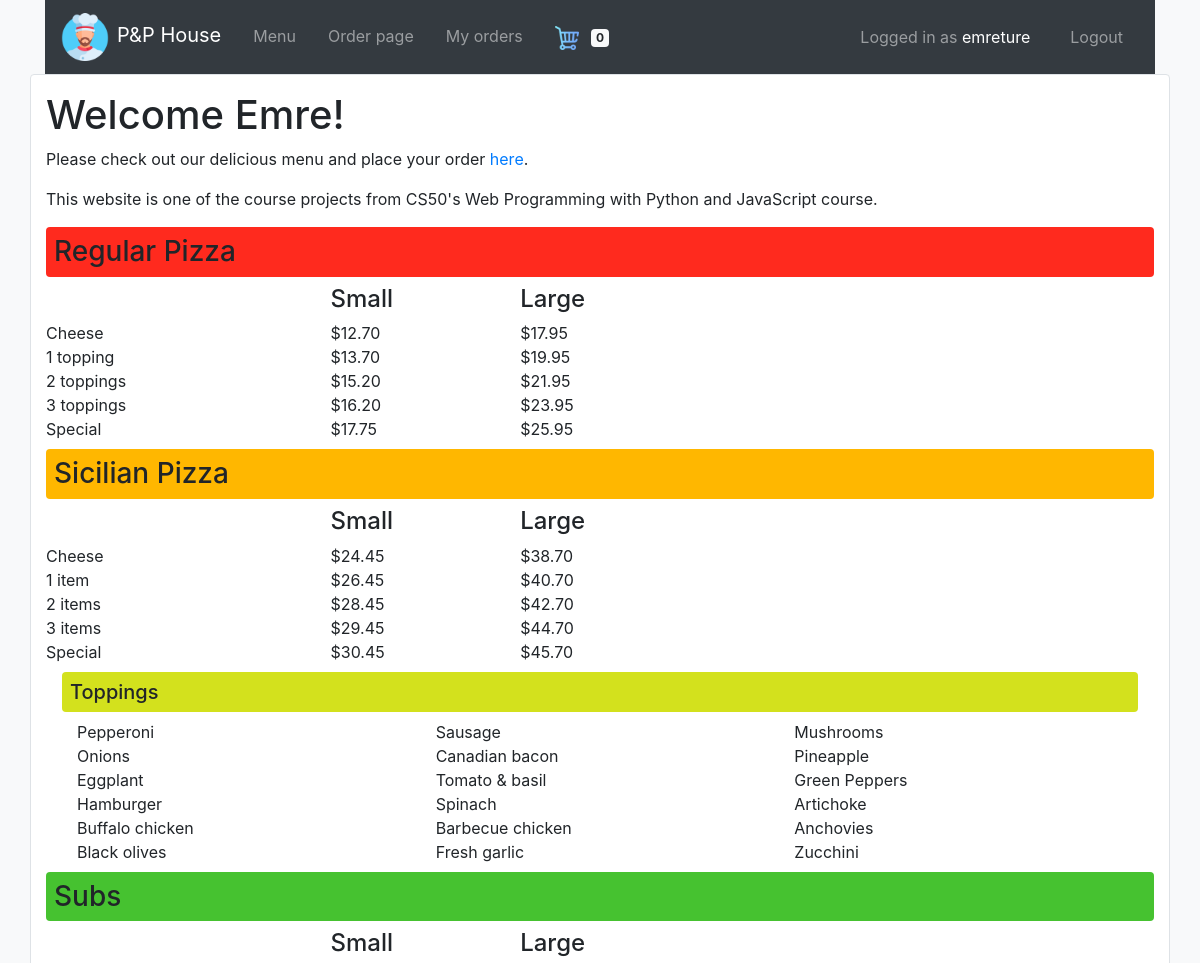
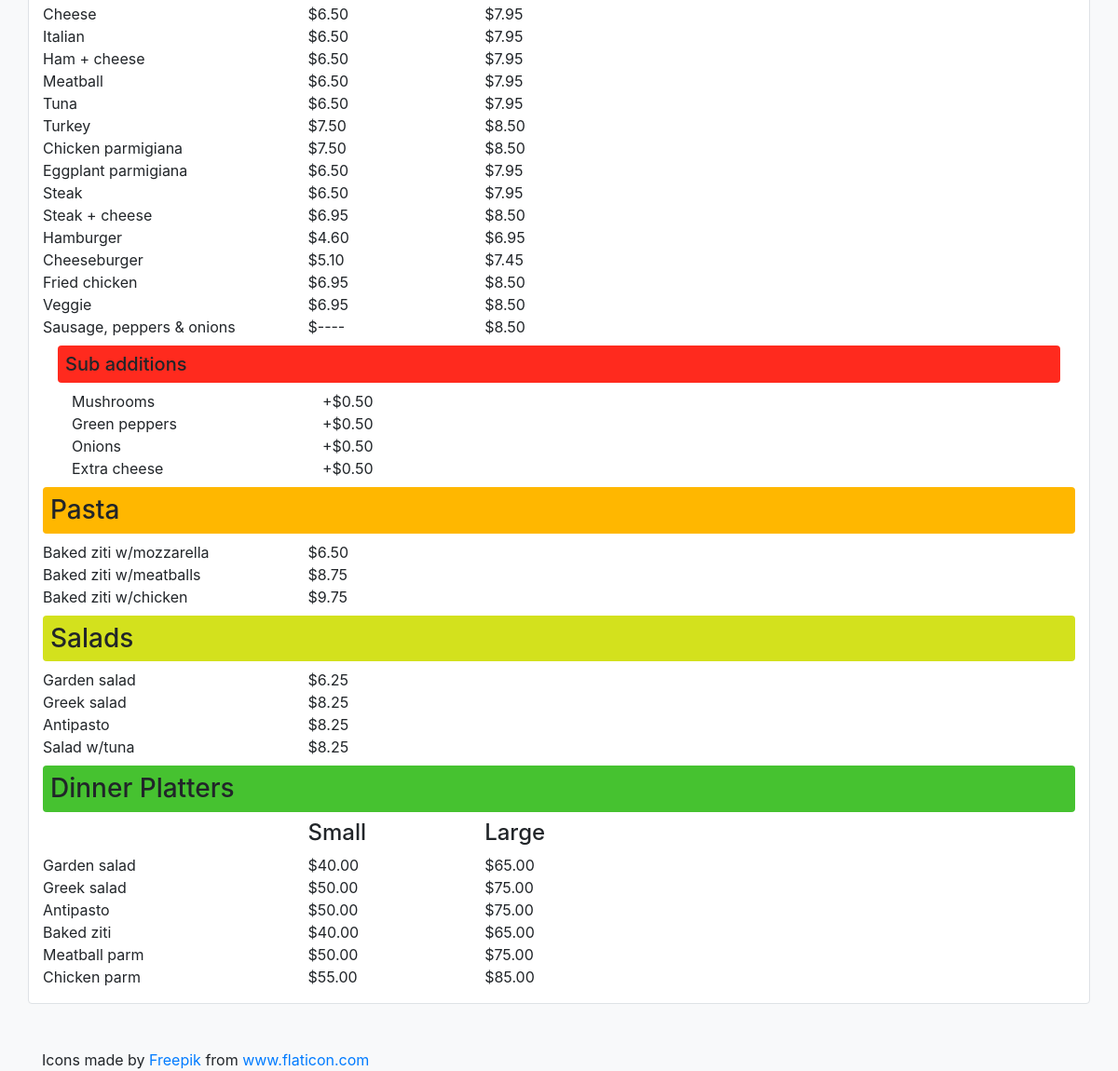
Screenshot of / (signed in) with the database file from the repository (2 pictures, top to bottom).
### orders/models.py (models this page shows, shortened)
class Topping(models.Model):
    name = models.CharField(max_length=64)

class Meal(models.Model):
    name = models.CharField(max_length=64)
    meal_type = models.ForeignKey(MealType, on_delete=models.DO_NOTHING, related_name="types")

class SubAddition(models.Model):
    name = models.CharField(max_length=64)
    price = models.FloatField()

### orders/views.py (the view)
# urls.py: path("", views.index, name="index"),
def index(request):
    regular_pizzas = menu_to_dict(MenuItem.objects.filter(meal__meal_type__name="Regular Pizza").values("meal__name", "meal_size__name", "price"))
    sicilian_pizzas = menu_to_dict(MenuItem.objects.filter(meal__meal_type__name="Sicilian Pizza").values("meal__name", "meal_size__name", "price"))
    toppings = Topping.objects.values("name")
    subs = menu_to_dict(MenuItem.objects.filter(meal__meal_type__name="Sub").values("meal__name", "meal_size__name", "price"))
    sub_additions = SubAddition.objects.values("name", "price")
    pastas = MenuItem.objects.filter(meal__meal_type__name="Pasta").values("meal__name", "price")
    salads = MenuItem.objects.filter(meal__meal_type__name="Salad").values("meal__name", "price")
    dinner_platters = menu_to_dict(MenuItem.objects.filter(meal__meal_type__name="Dinner Platter").values("meal__name", "meal_size__name", "price"))
    context = {
        "regular_pizzas": regular_pizzas,
        "sicilian_pizzas": sicilian_pizzas,
        "toppings": toppings,
        "subs": subs,
        "sub_additions": sub_additions,
        "pastas": pastas,
        "salads": salads,
        "dinner_platters": dinner_platters
    }
    if request.user.is_authenticated:
        context["cart_items_count"] = Cart.objects.filter(user=request.user).count()
    return render(request, "orders/index.html", context)

### orders/utils.py (called while the page is built)
def menu_to_dict(items):
    d = dict()
    for i in items:
        meal_name = i['meal__name']
        if meal_name not in d:
            d[meal_name] = dict()
        size = i['meal_size__name']
        price = i['price']
        d[meal_name][size] = price
    return d

### orders/templates/orders/index.html (shortened to what this page needs)
{% extends "orders/base.html" %}
{% block body %}
<div class="container bg-white py-3 mb-5 border rounded">
  {% if request.user.is_authenticated %}
  <h1>Welcome {{ request.user.first_name }}!</h1>
  <p>Please check out our delicious menu and place your order <a href="{% url 'orders:order' %}">here</a>.</p>
  {% else %}
  <h1>Welcome Guest!</h1>
  <p>Please check out our delicious menu and <a href="{% url 'users:login' %}">login</a> to place your order.</p>
  {% endif %}
  <p>This website is one of the course projects from CS50's Web Programming with Python and JavaScript course.</p>
  <h3 class="meal-type-regular-pizza py-2 pl-2 my-2 rounded">Regular Pizza</h3>
  <div class="row">
    <div class="col-sm-3">
      <h4>&nbsp;</h4>
    </div>
    <div class="col-sm-2">
      <h4>Small</h4>
    </div>
    <div class="col-sm-2">
      <h4>Large</h4>
    </div>
  </div>
  {% for key, values in regular_pizzas.items %}
  <div class="row">
    <div class="col-sm-3">
      {{ key }}
    </div>
    <div class="col-sm-2">
      ${{ values.Small|floatformat:2|default:"----" }}
    </div>
    <div class="col-sm-2">
      ${{ values.Large|floatformat:2|default:"----" }}
    </div>
  </div>
  {% endfor %}
  <h3 class="meal-type-sicilian-pizza py-2 pl-2 my-2 rounded">Sicilian Pizza</h3>
  <div class="row">
    <div class="col-sm-3">
      <h4>&nbsp;</h4>
    </div>
    <div class="col-sm-2">
      <h4>Small</h4>
    </div>
    <div class="col-sm-2">
      <h4>Large</h4>
    </div>
  </div>
  {% for key, values in sicilian_pizzas.items %}
  <div class="row">
    <div class="col-sm-3">
      {{ key }}
    </div>
    <div class="col-sm-2">
      ${{ values.Small|floatformat:2|default:"----" }}
    </div>
    <div class="col-sm-2">
      ${{ values.Large|floatformat:2|default:"----" }}
    </div>
  </div>
  {% endfor %}
  <h5 class="meal-type-toppings py-2 pl-2 my-2 mx-3 rounded">Toppings</h5>
  <div class="row mx-3">
    {% for topping in toppings %}
    <div class="col-sm-4">
      {{ topping.name }}
    </div>
      {% endfor %}
  </div>
  <h3 class="meal-type-subs py-2 pl-2 my-2 rounded">Subs</h3>
  <div class="row">
    <div class="col-sm-3">
      <h4>&nbsp;</h4>
    </div>
    <div class="col-sm-2">
      <h4>Small</h4>
    </div>
    <div class="col-sm-2">
      <h4>Large</h4>
    </div>
  </div>
  {% for key, values in subs.items %}
  <div class="row">
    <div class="col-sm-3">
      {{ key }}
    </div>
    <div class="col-sm-2">
      ${{ values.Small|floatformat:2|default:"----" }}
    </div>
    <div class="col-sm-2">
      ${{ values.Large|floatformat:2|default:"----" }}
    </div>
  </div>
  {% endfor %}
  <h5 class="meal-type-sub-additions py-2 pl-2 my-2 mx-3 rounded">Sub additions</h5>
  {% for sub_addition in sub_additions %}
  <div class="row mx-3">
    <div class="col-sm-3">
      {{ sub_addition.name }}
    </div>
    <div class="col-sm-4">
      +${{ sub_addition.price|floatformat:2|default:"----" }}
    </div>
  </div>
  {% endfor %}
  <h3 class="meal-type-pasta py-2 pl-2 my-2 rounded">Pasta</h3>
  {% for pasta in pastas %}
  <div class="row">
    <div class="col-sm-3">
      {{ pasta.meal__name }}
    </div>
    <div class="col-sm-4">
      ${{ pasta.price|floatformat:2|default:"----" }}
    </div>
  </div>
  {% endfor %}
  <h3 class="meal-type-salads py-2 pl-2 my-2 rounded">Salads</h3>
  {% for salad in salads %}
  <div class="row">
    <div class="col-sm-3">
      {{ salad.meal__name }}
    </div>
    <div class="col-sm-4">
      ${{ salad.price|floatformat:2|default:"----" }}
    </div>
  </div>
  {% endfor %}
  <h3 class="meal-type-platters py-2 pl-2 my-2 rounded">Dinner Platters</h3>
  <div class="row">
    <div class="col-sm-3">
      <h4>&nbsp;</h4>
    </div>
    <div class="col-sm-2">
      <h4>Small</h4>
    </div>
    <div class="col-sm-2">
      <h4>Large</h4>
    </div>
  </div>
  {% for key, values in dinner_platters.items %}
  <div class="row">
    <div class="col-sm-3">
      {{ key }}
    </div>
    <div class="col-sm-2">
      ${{ values.Small|floatformat:2|default:"----" }}
    </div>
    <div class="col-sm-2">
      ${{ values.Large|floatformat:2|default:"----" }}
    </div>
  </div>
  {% endfor %}
</div>
{% endblock %}

### orders/templates/orders/includes/navbar.html (shortened to what this page needs)
{% load static %}
<div class="container">
  <nav class="navbar navbar-expand-lg bg-dark navbar-dark">
    <a class="navbar-brand" href="{% url 'orders:index' %}"><img src="{% static 'chef.png' %}" alt="Logo" style="width:48px;" class="mr-sm-2">P&P House</a>
    <div class="collapse navbar-collapse" id="navbarSupportedContent">
      <ul class="navbar-nav mr-auto">
        <li class="navbar-item px-2">
          <a class="nav-link" href="{% url 'orders:index' %}">Menu</a>
        </li>
        {% if request.user.is_authenticated %}
        <li class="navbar-item px-2">
          <a class="nav-link" href="{% url 'orders:order' %}">Order page</a>
        </li>
        <li class="navbar-item px-2">
          {% if request.user.is_superuser %}
          <a class="nav-link" href="{% url 'orders:orders' %}">View orders</a>
          {% else %}
          <a class="nav-link" href="{% url 'orders:orders' %}">My orders</a>
          {% endif %}
        </li>
        <li class="navbar-item px-2">
          <a class="nav-link" href="{% url 'orders:cart' %}">
            <img src="{% static 'shopping-cart4.png' %}" alt="Shopping cart" style="width:24px;" class="mr-sm-2">
            <span id="cart-items-count" class="badge badge-light">{{ cart_items_count|default:0 }}</span>
          </a>
        </li>
        {% endif %}
      </ul>
      <ul class="navbar-nav ml-auto">
        {% if request.user.is_authenticated %}
        <li class="navbar-text px-4">
          Logged in as <span class="text-white">{{ request.user.username }}</span>
        </li>
        <li class="navbar-item px-2">
          <a class="nav-link" href="{% url 'users:logout' %}">Logout</a>
        </li>
        {% endif %}
      </ul>
    </div>
  </nav>
</div>

### orders/static/css/orders.css (style rules this page uses)
:root { --red-orange: #ff2a1e; --selective-yellow: #ffb700; --pear: #d3e11d; --lime-green: #46c230; }
.meal-type-regular-pizza { background-color: var(--red-orange); }
.meal-type-sicilian-pizza { background-color: var(--selective-yellow); }
.meal-type-toppings { background-color: var(--pear) }
.meal-type-subs { background-color: var(--lime-green); }
.meal-type-sub-additions { background-color: var(--red-orange); }
.meal-type-pasta { background-color: var(--selective-yellow); }
.meal-type-salads { background-color: var(--pear); }
.meal-type-platters { background-color: var(--lime-green); }

### rows the page displays
Topping: name "Pepperoni"
Topping: name "Sausage"
Topping: name "Canadian bacon"
Topping: name "Pineapple"
Topping: name "Eggplant"
Topping: name "Tomato & basil"
Topping: name "Spinach"
Topping: name "Artichoke"
Topping: name "Buffalo chicken"
Topping: name "Barbecue chicken"
Topping: name "Anchovies"
Topping: name "Black olives"
Topping: name "Fresh garlic"
Topping: name "Zucchini"
Meal: name "Italian", Small "6.50", Large "7.95"
Meal: name "Ham + cheese", Small "6.50", Large "7.95"
Meal: name "Meatball", Small "6.50", Large "7.95"
Meal: name "Tuna", Small "6.50", Large "7.95"
Meal: name "Turkey", Small "7.50", Large "8.50"
Meal: name "Chicken parmigiana", Small "7.50", Large "8.50"
Meal: name "Eggplant parmigiana", Small "6.50", Large "7.95"
Meal: name "Steak", Small "6.50", Large "7.95"
Meal: name "Steak + cheese", Small "6.95", Large "8.50"
Meal: name "Cheeseburger", Small "5.10", Large "7.45"
Meal: name "Fried chicken", Small "6.95", Large "8.50"
Meal: name "Veggie", Small "6.95", Large "8.50"
Meal: name "Sausage, peppers & onions", Small "----", Large "8.50"
SubAddition: name "Mushrooms", price "0.50"
SubAddition: name "Green peppers", price "0.50"
SubAddition: name "Onions", price "0.50"
SubAddition: name "Extra cheese", price "0.50"
Meal: meal__name "Baked ziti w/mozzarella", price "6.50"
Meal: meal__name "Baked ziti w/meatballs", price "8.75"
Meal: meal__name "Baked ziti w/chicken", price "9.75"

### other values shown
{{ cart_items_count|default:0 }} "0"
{{ request.user.username }} "emreture"
{{ request.user.first_name }} "Emre"
{{ key }} "Cheese" "1 topping" "2 toppings" "3 toppings" "Special"
{{ values.Small|floatformat:2|default:"----" }} "12.70" "13.70" "15.20" "16.20" "17.75"
{{ values.Large|floatformat:2|default:"----" }} "17.95" "19.95" "21.95" "23.95" "25.95"
{{ key }} "Cheese" "1 item" "2 items" "3 items" "Special"
{{ values.Small|floatformat:2|default:"----" }} "24.45" "26.45" "28.45" "29.45" "30.45"
{{ values.Large|floatformat:2|default:"----" }} "38.70" "40.70" "42.70" "44.70" "45.70"
{{ topping.name }} "Mushrooms" "Onions" "Green Peppers" "Hamburger"
{{ key }} "Cheese" "Hamburger"
{{ values.Small|floatformat:2|default:"----" }} "6.50" "4.60"
{{ values.Large|floatformat:2|default:"----" }} "7.95" "6.95"
{{ salad.meal__name }} "Garden salad" "Greek salad" "Antipasto" "Salad w/tuna"
{{ salad.price|floatformat:2|default:"----" }} "6.25" "8.25" "8.25" "8.25"
